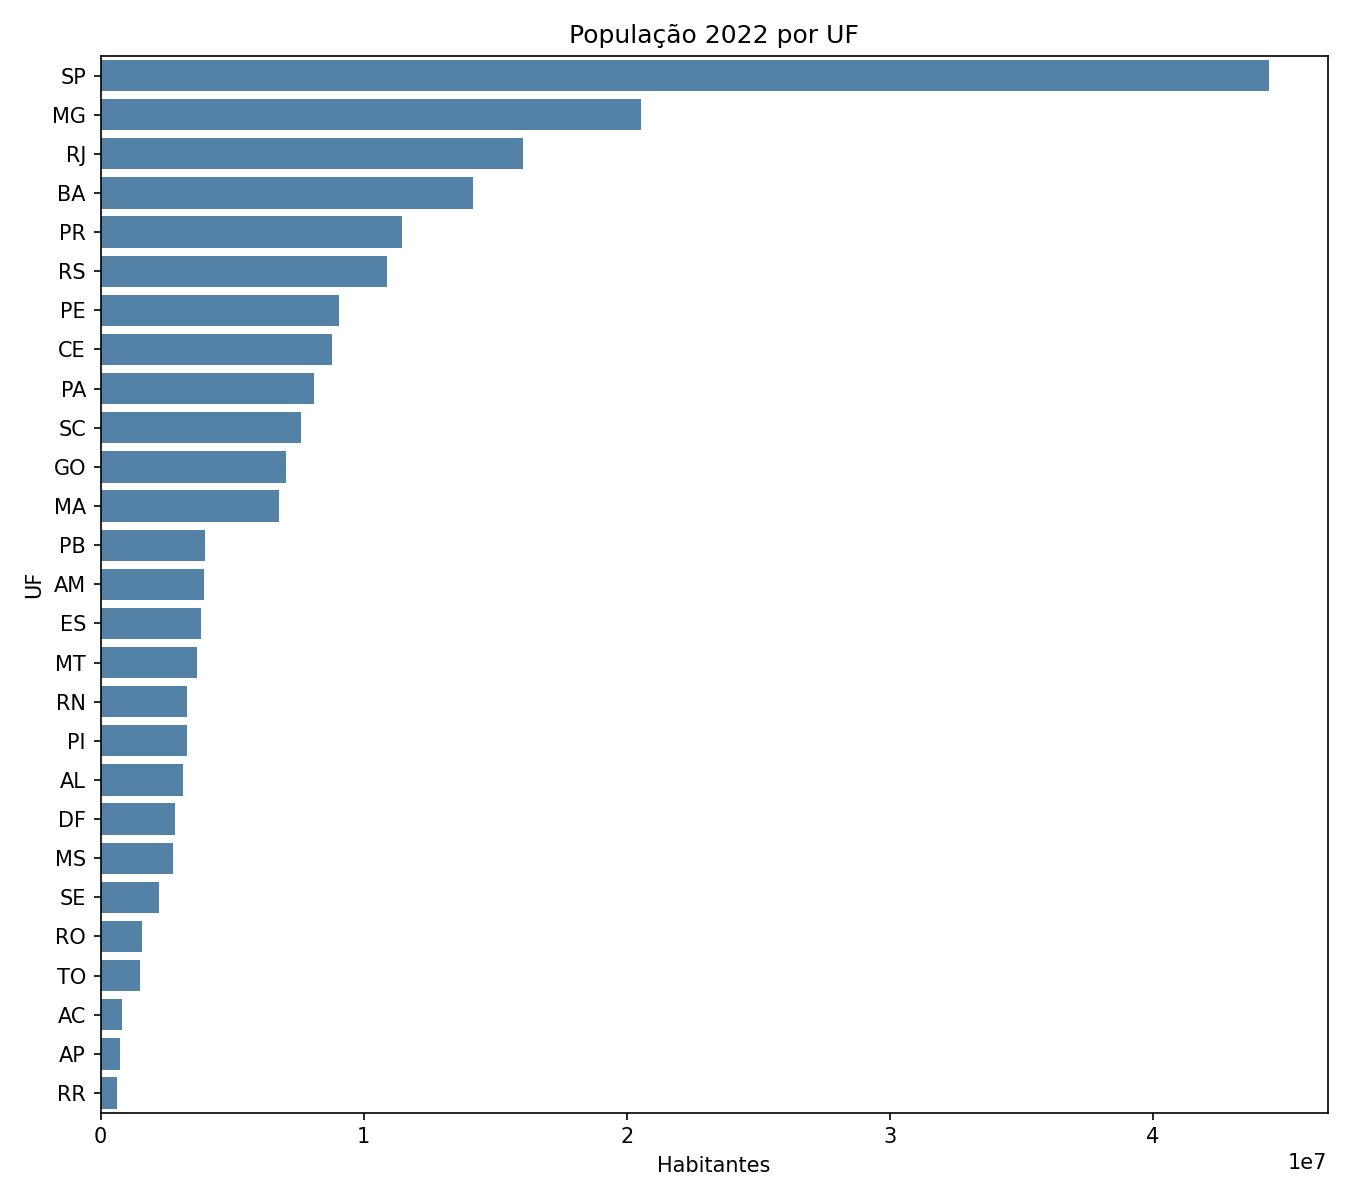

Recreate this plot in Python.
import pandas as pd
import matplotlib.pyplot as plt
import seaborn as sns

pop = pd.read_excel("CD2022_Populacao_2010_Compatibilizada_20231222.xlsx", header=None, skiprows=3, usecols=[1, 2, 3, 4, 5, 6, 7])
pop.columns = ["UF", "cod_uf", "cod_munic", "municipio", "pop_2010_sinopse", "pop_2010", "2022"]

pop = pop[pop["cod_munic"].notna() & pop["2022"].notna()]
pop["2022"] = pop["2022"].astype(int)
print(pop.shape)

pop_estado = pop.groupby("UF", as_index=False)["2022"].sum()
print(pop_estado.shape)
print(pop_estado["2022"].sum())

fig, ax = plt.subplots(figsize=(9, 8))
ordem = pop_estado.sort_values("2022", ascending=False)
sns.barplot(data=ordem, y="UF", x="2022", ax=ax, color="steelblue")
ax.set_title("População 2022 por UF")
ax.set_xlabel("Habitantes")
ax.set_ylabel("UF")
plt.tight_layout()
plt.savefig("grafico_atividade4.png", dpi=150)
plt.show()
